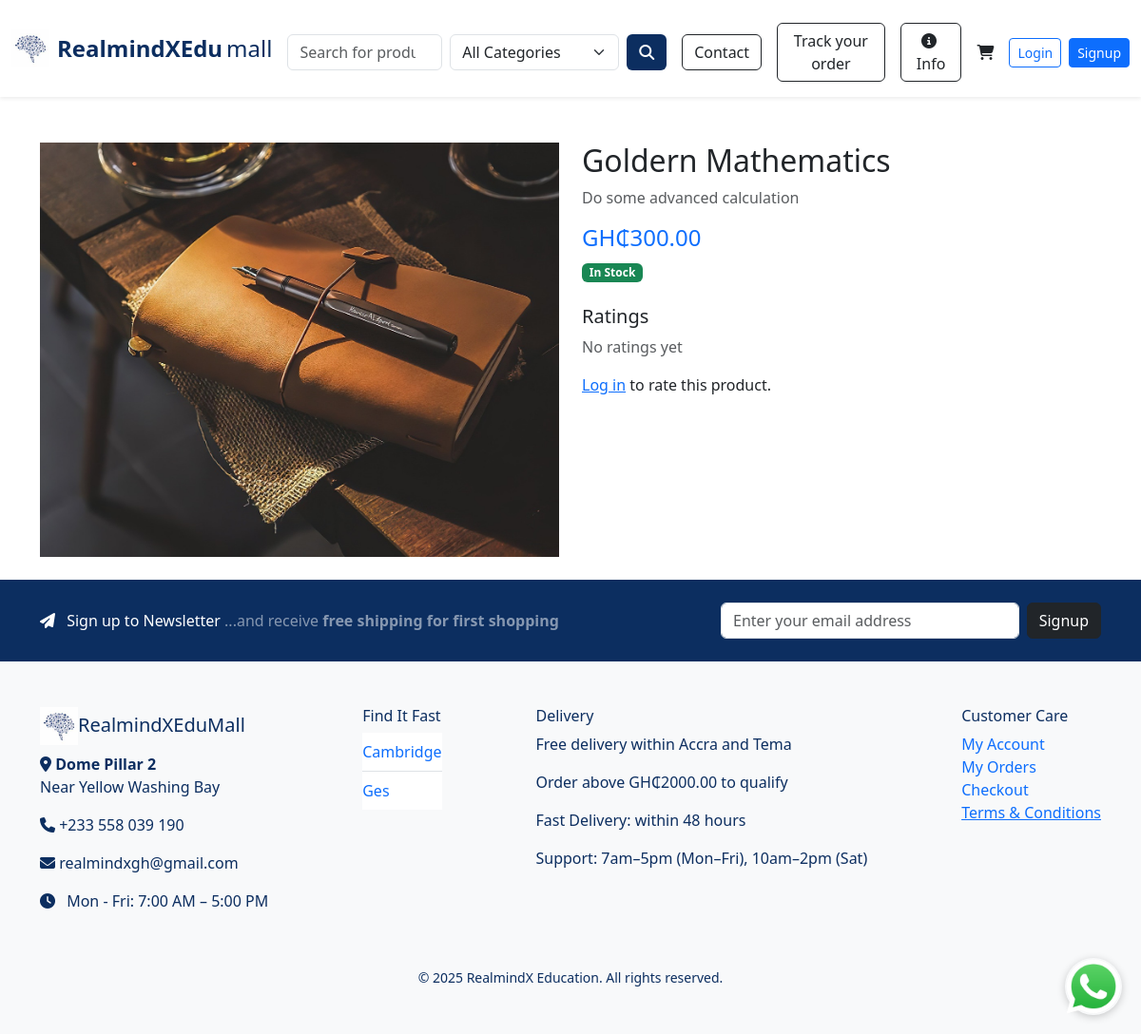
Before: /product/4 with the older database file.
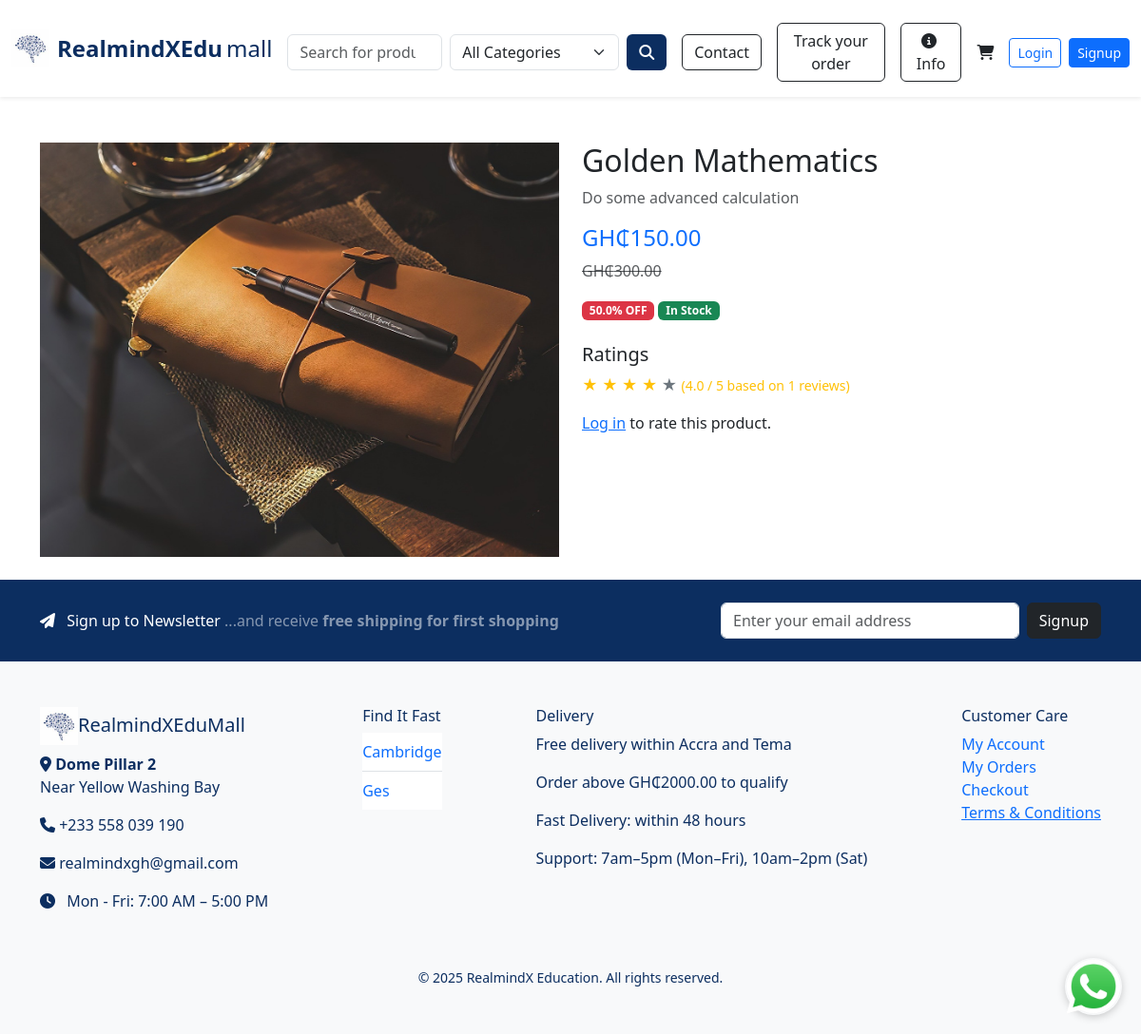
After: the same page with the newer database file.
### e_commerce/models/products.py (models this page shows, shortened)
class Product(db.Model):
    __tablename__ = 'product'  # Optional, but makes FK references safer
    id = db.Column(db.Integer, primary_key=True)
    name = db.Column(db.String(120), nullable=False)
    description = db.Column(db.Text, nullable=False)
    price = db.Column(db.Float, nullable=False)
    discount_percentage = db.Column(db.Float, default=0.0)
    image_filename = db.Column(db.String(120))
    in_stock = db.Column(db.Boolean, default=True)
    date_created = db.Column(db.DateTime, default=datetime.utcnow)
    author = db.Column(db.String(120), nullable=True)
    brand = db.Column(db.String(120), nullable=True)
    grade = db.Column(db.String(50), nullable=True)
    level = db.Column(db.String(50), nullable=True)
    subject = db.Column(db.String(100), nullable=True)
    ratings = db.relationship('ProductRating', back_populates='product', lazy=True)
    category_id = db.Column(db.Integer, db.ForeignKey('category.id'))
    category = db.relationship('Category', back_populates='products')
    order_items = db.relationship('OrderItem', backref='product', lazy=True)
    @property
    def discounted_price(self):
        return round(self.price * (1 - self.discount_percentage / 100), 2) if self.discount_percentage else self.price

### e_commerce/routes/main_routes.py (the view)
@main_bp.route('/product/<int:product_id>')
def view_product(product_id):
    product = Product.query.get_or_404(product_id)
    user_rating = None
    if current_user.is_authenticated:
        user_rating = ProductRating.query.filter_by(user_id=current_user.id, product_id=product_id).first()
    return render_template("product_detail.html", product=product, user_rating=user_rating)

### e_commerce/templates/product_detail.html (shortened to what this page needs)
{% extends 'index.html' %}
{% block content %}
<div class="container mt-5">
  <div class="row">
    <div class="col-md-6">
      <img src="{{ url_for('static', filename='uploads/' + product.image_filename) }}" alt="{{ product.name }}" class="img-fluid">
    </div>
    <div class="col-md-6">
      <h2>{{ product.name }}</h2>
      <p class="text-muted">{{ product.description }}</p>
      {% if product.discount_percentage and product.discount_percentage > 0 %}
        <h4 class="text-primary">GH₵{{ '%.2f' % product.discounted_price }}</h4>
        <p class="text-muted"><del>GH₵{{ '%.2f' % product.price }}</del></p>
        <span class="badge bg-danger">{{ product.discount_percentage }}% OFF</span>
      {% else %}
        <h4 class="text-primary">GH₵{{ '%.2f' % product.price }}</h4>
      {% endif %}
      {% if product.in_stock %}
        <span class="badge bg-success">In Stock</span>
      {% else %}
        <span class="badge bg-danger">Out of Stock</span>
      {% endif %}
      <div class="mt-4">
        <h5>Ratings</h5>
        {% if product.ratings %}
          {% set avg_rating = (product.ratings | map(attribute='rating') | list | sum) / (product.ratings|length) %}
          <p class="text-warning">
            {% for i in range(1, 6) %}
              {% if i <= avg_rating %}
                <span>&#9733;</span>
              {% else %}
                <span class="text-secondary">&#9733;</span>
              {% endif %}
            {% endfor %}
            <small>({{ '%.1f' % avg_rating }} / 5 based on {{ product.ratings|length }} reviews)</small>
          </p>
        {% else %}
          <p class="text-muted">No ratings yet</p>
        {% endif %}
        {% if current_user.is_authenticated %}
          {% if user_rating %}
            <p class="text-muted">You rated this product: ⭐ {{ user_rating.rating }}/5</p>
          {% else %}
            <form method="POST" action="{{ url_for('main.rate_product', product_id=product.id) }}">
              <div class="rating mb-2">
                {% for i in range(5, 0, -1) %}
                  <input type="radio" name="rating" value="{{ i }}" id="star{{ i }}">
                  <label for="star{{ i }}">★</label>
                {% endfor %}
              </div>
              <button type="submit" class="btn btn-sm btn-primary">Submit</button>
            </form>
          {% endif %}
        {% else %}
          <p><a href="{{ url_for('auth.login') }}">Log in</a> to rate this product.</p>
        {% endif %}
      </div>
    </div>
  </div><br>
</div>
{% endblock %}

Changed rows visible on the page:
changed Product "Do some advanced calculation": name "Goldern Mathematics" → "Golden Mathematics"; discounted_price (not shown) → "150.00"; discount_percentage (not shown) → "50.0"
Other visible differences:
{{ '%.1f' % avg_rating }}: (not shown) → "4.0"
{{ product.ratings|length }}: (not shown) → "1"
text no longer shown: "No ratings yet"
text now shown: "% OFF ( / 5 based on reviews)"
